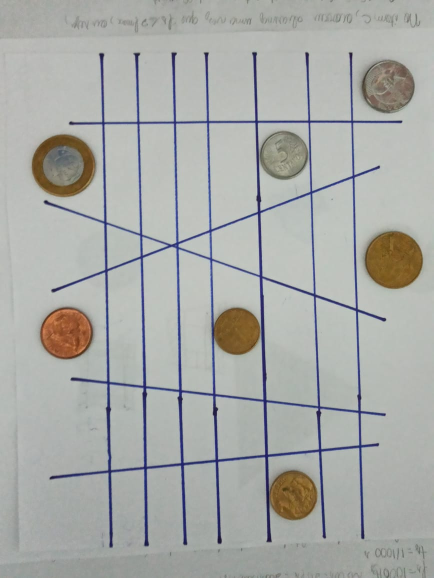
//> input picture exercise8/Moedas e linhas.jpeg, 868 x 1156 px (shown at 1/2 size)
$ ./exercise8   (built with g++ and OpenCV 4)
//> lines starting //> are read from the running program, lines starting //| are printed output that depends on the picture; after the words box and inside, x2 and y2 are one past the last pixel; in counts of white or black regions, pixels touching at a corner belong together
#include <iostream>

#include <opencv2/core.hpp>
#include <opencv2/highgui.hpp>
#include <opencv2/imgproc.hpp>

/*
    Prática 8 - Treinamento de Visão
    - Identificação de contronos pelo método Canny
    - Detecção de linhas
    - Detecção de círculos
*/

void detectLines(cv::Mat outputImage,
                 cv::Mat edgesImage,
                 std::vector<cv::Vec4i> lines)
{
    cv::HoughLinesP(edgesImage, lines, 1, CV_PI/180, 50, 50, 10);

    for(int i = 0; i < lines.size(); i++)
    {
        cv::line(outputImage,
                 cv::Point(lines[i][0], lines[i][1]),
                 cv::Point(lines[i][2], lines[i][3]),
                 cv::Scalar(255, 0, 255),
                 3);
    }
}

void detectCircles(cv::Mat outputImage,
                   cv::Mat grayscaleImage,
                   std::vector<cv::Vec3f> circles)
{
    cv::HoughCircles(grayscaleImage,
                     circles,
                     cv::HOUGH_GRADIENT,
                     1,
                     grayscaleImage.rows/16,
                     100, 40, 20, 130);

    for(int i = 0; i < circles.size(); i++)
    {
        int x = circles[i][0];
        int y = circles[i][1];
        int radius = circles[i][2];

        cv::circle(outputImage,
                   cv::Point(x, y),
                   radius,
                   cv::Scalar(255, 0, 0),
                   10, -1);

        cv::circle(outputImage,
                   cv::Point(x, y),
                   3,
                   cv::Scalar(255, 0, 0),
                   3, -1);
    }
}

int main(int argc, char *argv[])
{
    cv::namedWindow("originalImage", cv::WINDOW_AUTOSIZE);
    cv::namedWindow("grayscaleImage", cv::WINDOW_AUTOSIZE);
    cv::namedWindow("cannyImage", cv::WINDOW_AUTOSIZE);
    cv::namedWindow("resultImage", cv::WINDOW_AUTOSIZE);

    cv::Mat originalImage, grayscaleImage, cannyImage, resultImage;

    originalImage = cv::imread("Moedas e linhas.jpeg");
//> originalImage is the input picture: 1156 rows x 868 cols, CV_8UC3; mean B, G, R 167.9, 170.8, 169
    cv::resize(originalImage,
               originalImage,
               cv::Size(720, 900));
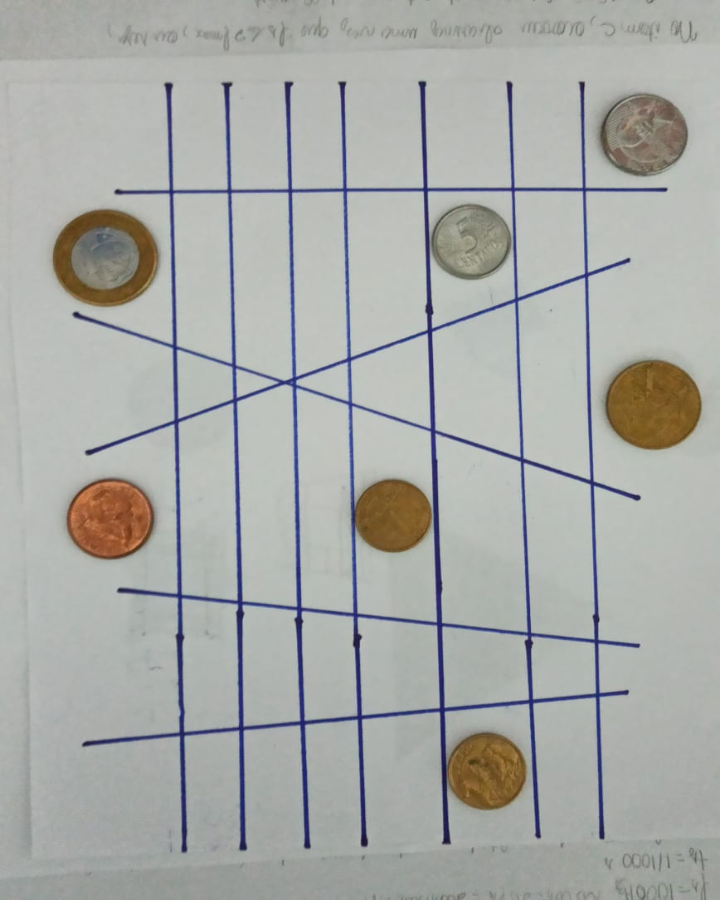
//> originalImage: 900 rows x 720 cols, CV_8UC3; mean B, G, R 167.8, 170.7, 168.9

    cv::cvtColor(originalImage,
                 grayscaleImage,
                 cv::COLOR_BGR2GRAY);
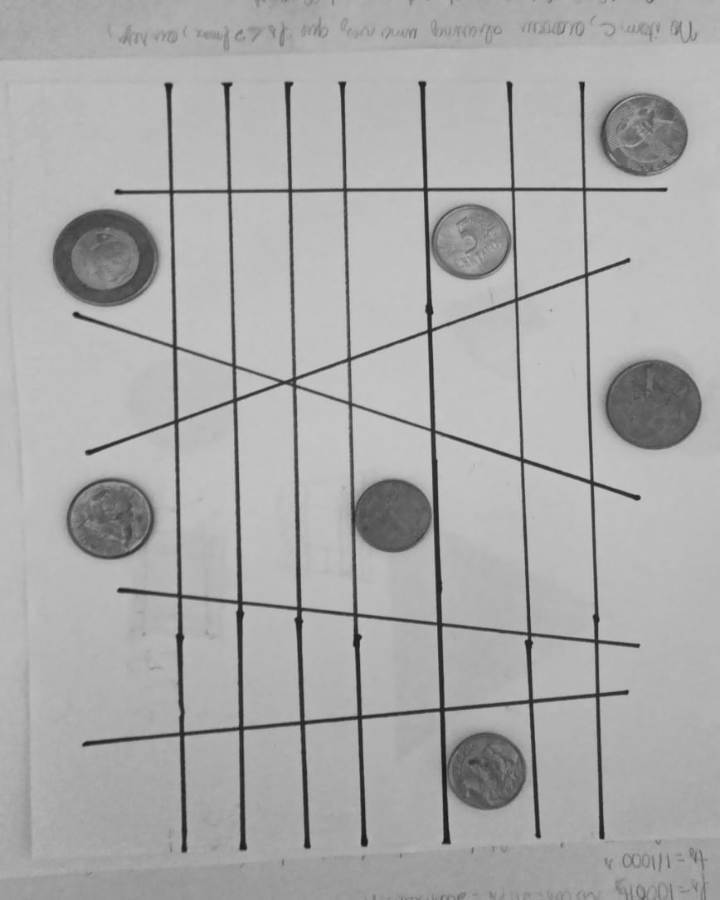
//> grayscaleImage: 900 rows x 720 cols, CV_8UC1; min 23, max 202, mean 169.9

    cv::Canny(originalImage,
              cannyImage,
              150,
              300,
              3);
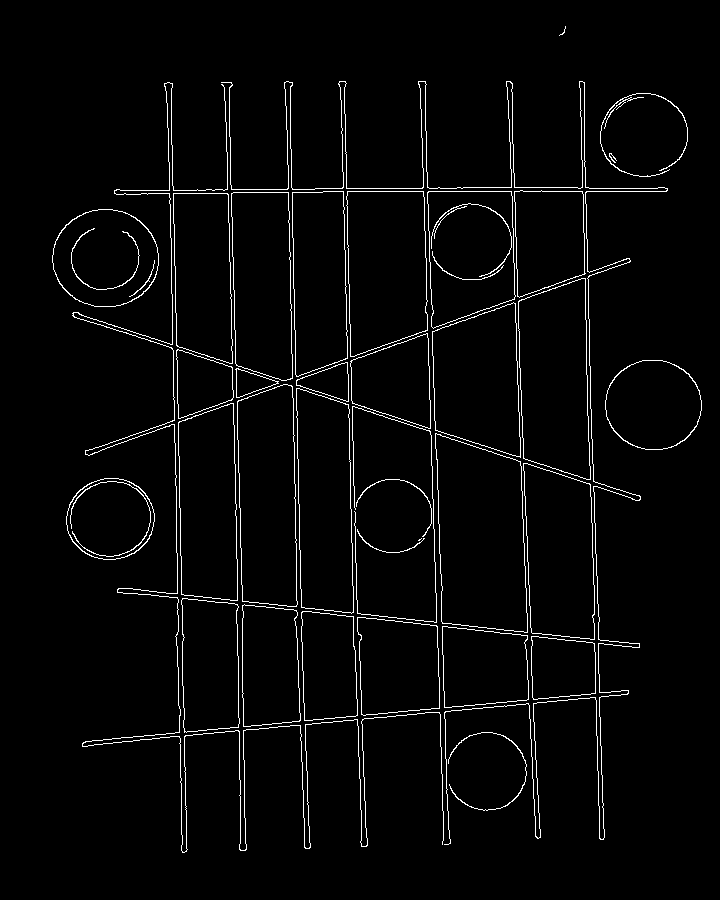
//> cannyImage: 900 rows x 720 cols, CV_8UC1; 2.9% white in thin lines or dots, all inside (x1, y1, x2, y2) = (52, 26, 702, 853)

    cv::GaussianBlur(cannyImage, cannyImage, cv::Size(3, 3), 0, 0);
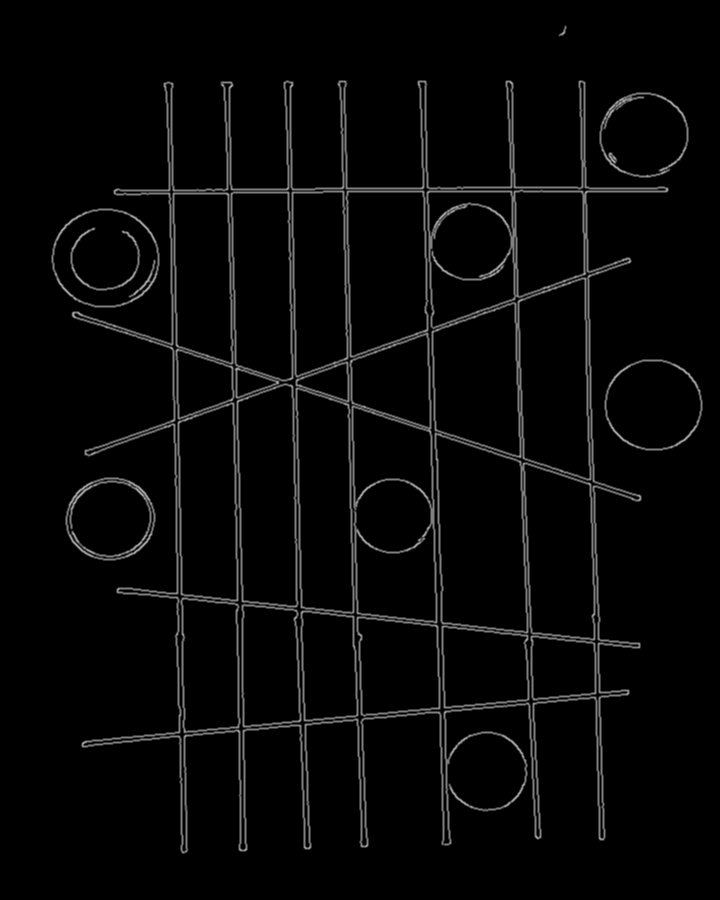
//> cannyImage: 900 rows x 720 cols, CV_8UC1; 9.04% of pixels changed, all inside (x1, y1, x2, y2) = (51, 25, 703, 854)

    originalImage.copyTo(resultImage);

    std::vector<cv::Vec4i> lines;
    std::vector<cv::Vec3f> circles;
    detectLines(resultImage, cannyImage, lines);
//> in detectLines, `cv::HoughLinesP(edgesImage, lines, 1, CV_PI/180, 50, 50, 10);`: lines = 136 lines (x1, y1, x2, y2), first 8: [228, 81, 241, 851], [580, 80, 599, 650], [425, 276, 444, 845], [339, 80, 366, 847], [168, 102, 181, 853], [292, 148, 301, 671], [506, 80, 524, 588], [171, 82, 180, 605]
//> the loop in detectLines, `for(int i = 0; i < lines.size(); i++)` made 136 passes
//> after the loop in detectLines, `for(int i = 0; i < lines.size(); i++)`:
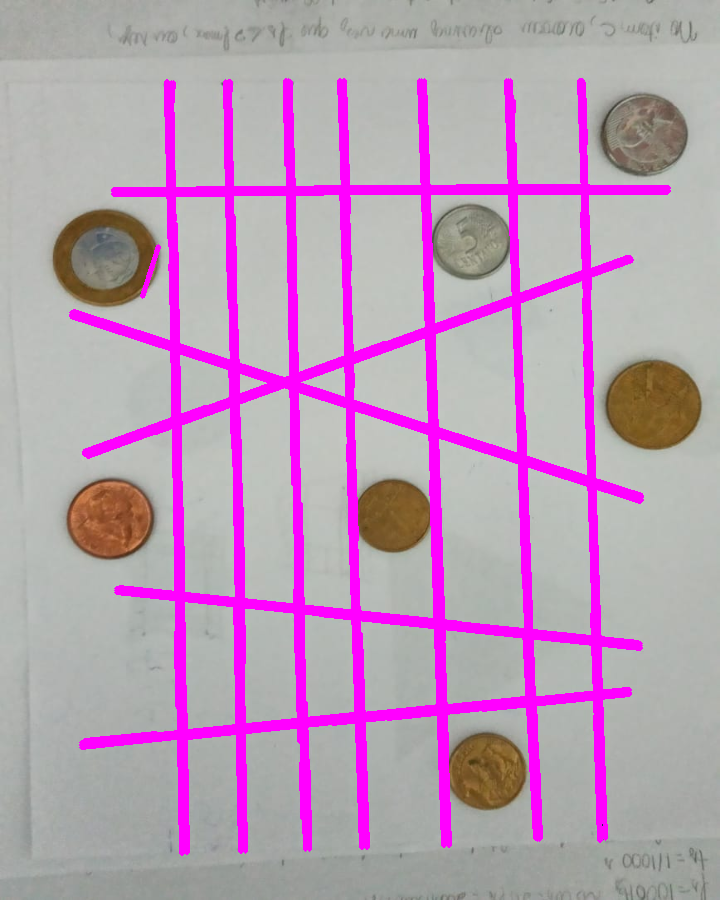
//> outputImage: 900 rows x 720 cols, CV_8UC3; 12.53% of pixels changed, all inside (x1, y1, x2, y2) = (69, 78, 671, 856)
    detectCircles(resultImage, grayscaleImage, circles);
//> in detectCircles, `cv::HoughCircles(grayscaleImage, circles, cv::HOUGH_GRADIENT, 1, grays..`: circles = 7 circles (x, y, radius): [654.5, 403.5, 46.3], [487.5, 771.5, 38.6], [102.5, 256.5, 49.9], [111.5, 518.5, 41.3], [469.5, 241.5, 37.7], [391.5, 515.5, 36.4], [641.5, 135.5, 41.4]
//> the loop in detectCircles, `for(int i = 0; i < circles.size(); i++)` made 7 passes
//> (x, y, radius) on passes 1 to 7: (654, 403, 46), (487, 771, 38), (102, 256, 49), (111, 518, 41), (469, 241, 37), (391, 515, 36), (641, 135, 41)
//> after the loop in detectCircles, `for(int i = 0; i < circles.size(); i++)`:
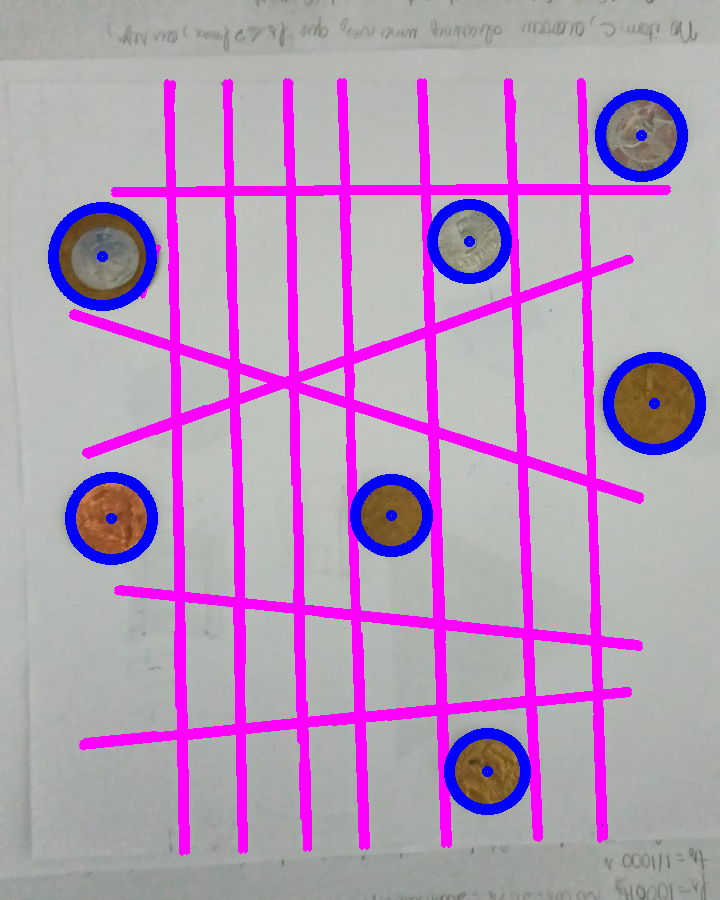
//> outputImage: 900 rows x 720 cols, CV_8UC3; 3.18% of pixels changed, all inside (x1, y1, x2, y2) = (48, 89, 706, 815)

    cv::imshow("originalImage", originalImage);
    cv::imshow("grayscaleImage", grayscaleImage);
    cv::imshow("cannyImage", cannyImage);
    cv::imshow("resultImage", resultImage);

    cv::waitKey(0);
    cv::destroyAllWindows();

    return 0;
}
